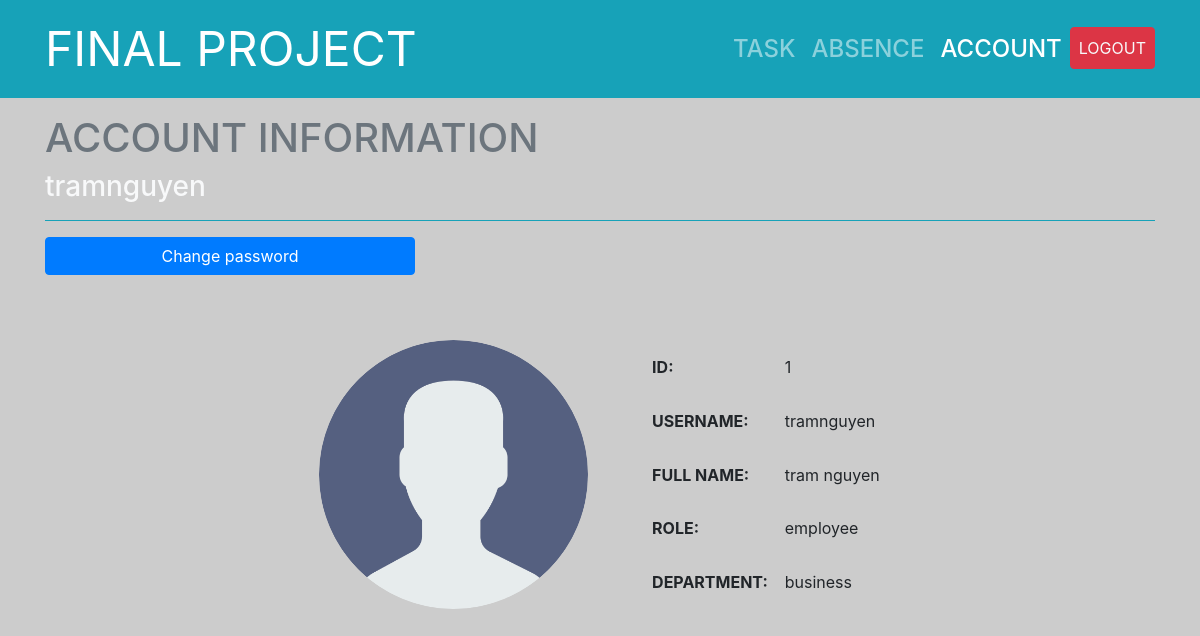
Page /account.php (signed in) on the committed database.
### tables this page shows
CREATE TABLE `employee` (
  `id` int(11) NOT NULL,
  `username` varchar(255) NOT NULL,
  `password` varchar(255) NOT NULL,
  `firstname` varchar(255) NOT NULL,
  `lastname` varchar(255) NOT NULL,
  `role` varchar(255) NOT NULL DEFAULT 'employee',
  `department` varchar(255) DEFAULT NULL,
  `activated` bit(1) DEFAULT b'0',
  `avatar` varchar(255) NOT NULL DEFAULT 'images/user.png',
  `pass_md5` varchar(255) NOT NULL
);

### db.php (called while the page is built, shortened)
<?php
    function open_database(){
        $conn = new mysqli(HOST, USER, PASS, DB);
        return $conn;
    }
    function get_user_info($user){
        $sql = "select id, firstname, lastname, role, department, avatar from employee where username=?";
        $conn = open_database();
        $stm = $conn->prepare($sql);
        $stm->bind_param('s',$user);
        if(!$stm->execute()){
            return array('code'=>1,'error'=>'Command not execute');
        }
        $result = $stm->get_result();
        $data = $result->fetch_assoc();
        return array('code'=>0,'data'=>$data);
    }
?>

### account.php (the view, shortened to what this page needs)
<?php
    require_once('db.php');
   $user = $_SESSION['user'];
?>
<!DOCTYPE html>
<html lang="en">
<head>
	<link rel="stylesheet" href="https://maxcdn.bootstrapcdn.com/bootstrap/4.5.2/css/bootstrap.min.css">
    <link rel="stylesheet" href="https://use.fontawesome.com/releases/v5.7.2/css/all.css"
>
	<link rel="stylesheet" href="style.css">
</head>
    <body>
    <?php
        include_once('layout/header.php');
    ?>
    <section class="container" style="height: 70vh;">
		<h1 class="mt-3 text-secondary">ACCOUNT INFORMATION</h1>
        <h3 class="mt-1 mb-3 pb-3 border-bottom border-info text-light"><?=$user?></h3>
        <a class="btn btn-primary col-12 col-sm-4" href="change_pass.php">Change password</a>
        <div class="ml-auto mr-auto account-container">
            <?php
                $data = get_user_info($user);
                if(!$data['code']){
                    $row = $data['data'];
                    ?>
                    <div class="image-box">
                        <img src="<?=$row['avatar']?>" alt="Avatar">
                    </div>
                    <table>
                    <tr>
                        <th>ID:</th>
                        <td><?=$row['id']?></td>
                    </tr>
                    <tr>
                        <th>Username:</th>
                        <td><?=$user?></td>
                    </tr>
                    <tr>
                        <th>Full name:</th>
                        <td><?=$row['firstname']?> <?=$row['lastname']?></td>
                    </tr>
                    <tr>
                        <th>Role:</th>
                        <td><?=$row['role']?></td>
                    </tr>
                    <tr>
                        <th>Department:</th>
                        <td><?=$row['department']?></td>
                    </tr>
                    <?php
                }
            ?>
        </table>
        </div>
    </section>
</body>
</html>

### style.css (style rules this page uses)
* { box-sizing: border-box; }
body { background-color: #cccccc; }
.account-container { display: flex; justify-content: center; flex-wrap: wrap; align-items: center; height: 50vh; position: relative; padding: 2rem; }
.account-container .image-box { position: relative; height: 80%; margin-right: 2rem; }
.account-container table { height: 80%; }
.account-container th { padding-left: 2rem; padding-right: 1rem; text-transform: uppercase; }
.image-box img { display: block; height: 100%; width: 100%; border-radius: 50%; }

### rows in the picture
employee: avatar (placeholder picture), id "1", firstname "tram", lastname "nguyen", role "employee", department "business"

### other values in the picture
$user "tramnguyen"
